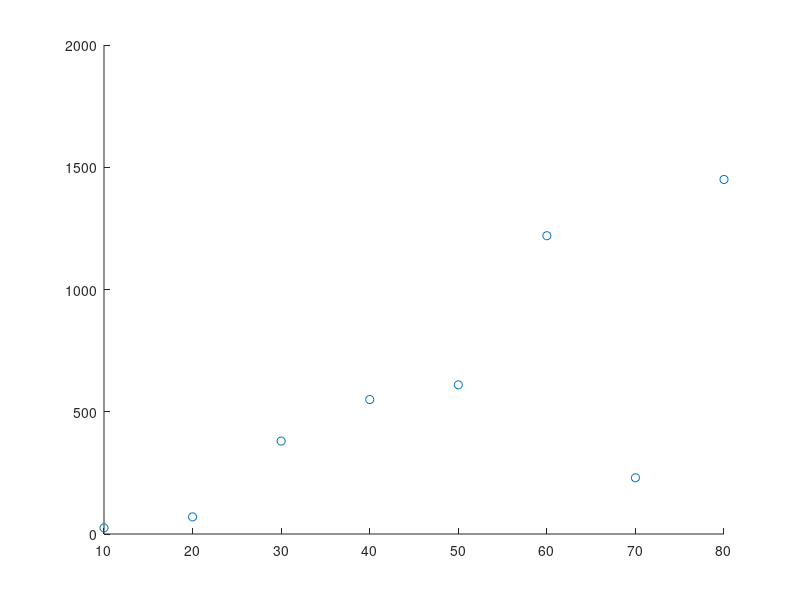

Here is the MATLAB script that generated this plot: (Note: this script raises an error after producing the figure.)
clc; close all;clear all ;
x= 10:10:80;
y = [25 70 380 550 610 1220 230 1450];

scatter(x,y);

p = polyfit(x,y,1);

a0 = P(1);a1 = p(2);

yy = a1+a0*x
hold on
plot(x,yy)